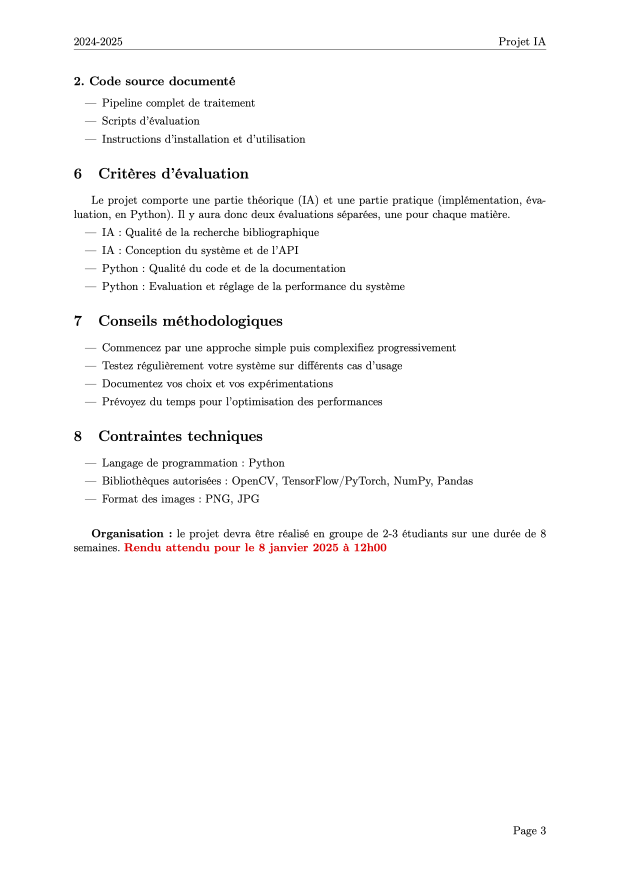
#> input picture data/caracteres/page.png, 2480 x 3507 px (shown at 1/4 size)
$ python Extract.py
#> lines starting #> are read from the running program, lines starting #| are printed output that depends on the picture; after the words box and inside, x2 and y2 are one past the last pixel; in counts of white or black regions, pixels touching at a corner belong together
### Tools.py
import cv2
import numpy as np


# Choix de l'image
# [14 lines left out: function Choix, not called in this run]


# Image binaire
def Gaussian_Threshold(image):
    binary_image = cv2.adaptiveThreshold(
        image, 255, cv2.ADAPTIVE_THRESH_GAUSSIAN_C, cv2.THRESH_BINARY_INV, 11, 2
    )  # 11 => espace autour du pixel, 2 => Constante pour jouer avec la moyenne
    return binary_image


# [5 lines left out: function Mean_Threshold, not called in this run]


def Threshold(image):
    binary_image = cv2.threshold(image, 125, 255, cv2.THRESH_BINARY_INV)
    return binary_image


def Components_detection(image, binary_image, nom, y_tolerance=15):
    num_labels, labels, stats, centroids = cv2.connectedComponentsWithStats(
        binary_image
    )

    # Charger l'image en couleur pour affichage
    color_image = cv2.cvtColor(image, cv2.COLOR_GRAY2BGR)
    components = []

    # Taille de l'image pour éviter les composantes trop grandes (dans plan)
    img_h, img_w = image.shape

    # Collecter les composantes valides
    for i in range(1, num_labels):  # Ignorer le fond (0)
        x, y, w, h, area = stats[i]

        # Éviter les zones trop petites ou trop grandes
        if 50 < area < (0.5 * img_h * img_w) and w > 0 and h > 0:
            # Copie pour éviter les conflits
            roi = image[y : y + h, x : x + w].copy()
            components.append((roi, (x, y, w, h)))

    # Vérification avant de trier
    if not components:
        print("Aucune composante valide trouvée !")
        return color_image, []

    # Trier les composantes avec tolérance pour y (une fourchette y)
    sorted_components = []
    while components:
        base_component = components.pop(0)  # Récupérer et supprimer le premier élément
        line = [base_component]

        remaining_components = []  # Nouvelle liste pour les composants restants

        for component in components:
            # Vérifier que les dimensions sont cohérentes avant comparaison
            if len(component) != 2 or len(base_component) != 2:
                print(
                    f"Composante incorrecte ignorée : {(component[1][0],components[1][1])}"
                )
                continue

            # Comparer les positions en y pour regrouper sur une ligne
            if abs(component[1][1] - base_component[1][1]) <= y_tolerance:
                line.append(component)
            else:
                remaining_components.append(component)  # Garde les composants non liés

        # Mettre à jour les composants
        components = remaining_components

        # Trier les composants de la ligne horizontalement (par x)
        line.sort(key=lambda c: c[1][0])
        sorted_components.extend(line)

    # Dessiner les rectangles et afficher les numéros
    for idx, (roi, (x, y, w, h)) in enumerate(sorted_components):
        cv2.rectangle(
            color_image, (x, y), (x + w, y + h), (0, 0, 255), 2
        )  # Rectangle rouge
        if idx % 5 == 0:
            # Placer le texte à une hauteur constante (au-dessus de la composante)
            cv2.putText(
                color_image,
                f"{idx}",  # Numéro de composante
                (x, max(0, y - 10)),  # Fixer la hauteur à 10 pixels au-dessus
                cv2.FONT_HERSHEY_SIMPLEX,
                0.7,  # Taille du texte réduite
                (255, 0, 0),  # Couleur bleue
                2,
            )

    print(f"Nombre de composantes : {len(sorted_components)}")
    return color_image, sorted_components


# Retourne une composante précise
def get_Components(components, idx):
    return components[idx]


# [52 lines left out: functions display_components, resize_with_aspect_ratio, Display, not called in this run]

### Extract.py
import cv2
import numpy as np
import os
import Tools


def extract_hu_moments(image):
    """Extrait les moments de Hu de l'image binaire."""
    gray = cv2.cvtColor(image, cv2.COLOR_BGR2GRAY) if len(image.shape) == 3 else image
    moments = cv2.moments(gray)
    hu_moments = cv2.HuMoments(moments).flatten()
    return np.log1p(np.abs(hu_moments))  # Compression de l'échelle avec log(1 + abs(x))


def extract_histogram(image, bins=32):
    """Extrait un histogramme normalisé des couleurs ou des niveaux de gris."""
    if len(image.shape) == 3:  # Image couleur
        hist = []
        for i in range(3):  # Canaux B, G, R
            hist_channel = cv2.calcHist([image], [i], None, [bins], [0, 256])
            hist.append(hist_channel.flatten())
        hist = np.concatenate(hist)
    else:  # Image en niveaux de gris
        hist = cv2.calcHist([image], [0], None, [bins], [0, 256]).flatten()
    return hist / np.sum(hist)  # Normalisation de l'histogramme


def normalize_features(features):
    """Normalise les caractéristiques pour qu'elles aient une moyenne de 0 et un écart-type de 1."""
    mean = np.mean(features, axis=0)
    std = np.std(features, axis=0)
    return (features - mean) / (
        std + 1e-8
    )  # Évite la division par 0 avec un petit epsilon


def extract_features_from_rois(rois):
    """Extrait et combine les caractéristiques des ROIs (moments de Hu + histogrammes)."""
    features = []
    for roi, coords in rois:
        x, y, w, h = coords
        hu_moments = extract_hu_moments(roi)  # 7 moments
        histogram = extract_histogram(roi, bins=32)  # 32 valeurs
        combined_features = np.concatenate([hu_moments, histogram])  # Taille : 39
        features.append(combined_features)
    features_array = np.array(features)

    # Vérification des dimensions
    print(f"Features from ROIs shape: {features_array.shape}")
    return features_array


def process_reference_images(reference_directory):
    """
    Charge les images de référence depuis un dossier,
    extrait leurs caractéristiques, et leur associe un label.
    """
    reference_features = []
    labels = []
    for filename in os.listdir(reference_directory):
        file_path = os.path.join(reference_directory, filename)
        image = cv2.imread(file_path, cv2.IMREAD_GRAYSCALE)
        if image is not None:
            # Extraire les caractéristiques de l'image de référence
            hu_moments = extract_hu_moments(image)  # 7 moments

            print(f"Hu moments shape: {hu_moments.shape}")
            histogram = extract_histogram(image, bins=32)  # 32 valeurs

            print(f"Histogram shape: {histogram.shape}")
            combined_features = np.concatenate([hu_moments, histogram])  # Taille : 39
            reference_features.append(combined_features)
            labels.append(filename)  # Le nom du fichier peut servir de label

    reference_features_array = np.array(reference_features)

    # Vérification des dimensions
    print(f"Reference features shape: {reference_features_array.shape}")
    return reference_features_array, labels


def process_data(rois, reference_directory):
    """
    1. Extrait les caractéristiques des ROIs.
    2. Extrait les caractéristiques des images de référence.
    3. Normalise toutes les caractéristiques ensemble.
    """
    reference_directory = f"{reference_directory}/catalogue"
    # Extraire les caractéristiques des ROIs
    roi_features = extract_features_from_rois(rois)

    # Extraire les caractéristiques des images de référence
    reference_features, reference_labels = process_reference_images(reference_directory)

    # Combiner les caractéristiques des ROIs et des références pour normalisation
    all_features = np.vstack([roi_features, reference_features])
    normalized_features = normalize_features(all_features)

    # Séparer les caractéristiques normalisées
    normalized_roi_features = normalized_features[: len(roi_features)]
    normalized_reference_features = normalized_features[len(roi_features) :]

    return normalized_roi_features, normalized_reference_features, reference_labels


def encode_labels(labels):
    """
    Encode des labels uniques (par ex. noms de fichiers) en entiers.
    Retourne les labels encodés et un dictionnaire pour déchiffrer.
    """
    unique_labels = list(set(labels))  # Identifie les labels uniques
    label_to_int = {
        label: idx for idx, label in enumerate(unique_labels)
    }  # Mapping label -> entier
    int_to_label = {
        idx: label for label, idx in label_to_int.items()
    }  # Mapping inverse
    encoded_labels = [
        label_to_int[label] for label in labels
    ]  # Convertit les labels en entiers
    return np.array(encoded_labels), label_to_int, int_to_label


def get_caracteristics(nom, images):
    """
    Recupère toutes les caractéristiques des ROIs et des Datasets
    """
    rois = images
    reference_directory = nom
    X_rois, X_references, labels_references = process_data(rois, reference_directory)
    return X_rois, X_references, labels_references


if __name__ == "__main__":
    # Exemple d'utilisation
    # ROIs : tableau contenant les régions d'intérêt (exemple : extrait depuis un document)
    # Répertoire contenant les images de référence
    reference_directory = "data/caracteres"
    nom = f"{reference_directory}/page.png"
    image = cv2.imread(nom, cv2.IMREAD_GRAYSCALE)
#> image: shape (3507, 2480); min 0, max 255, mean 249.5
    binary_image = Tools.Gaussian_Threshold(image)
#> in Gaussian_Threshold, `binary_image = cv2.adaptiveThreshold( image, 255, cv2.ADAPTIVE_THRESH_..`:
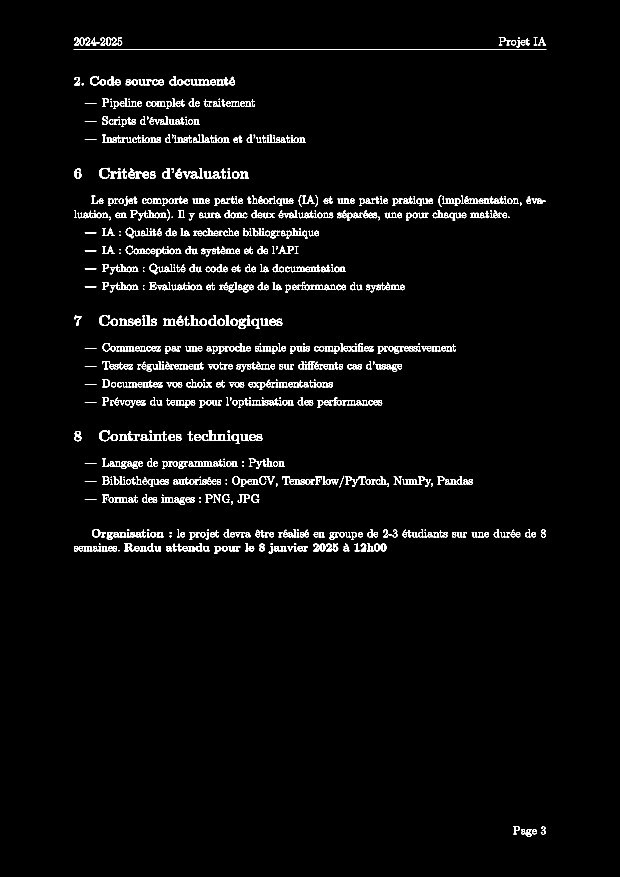
#> binary_image: shape (3507, 2480) (shown at 1/4 size); 2.3% white; 1049 white regions, largest, box (x1, y1, x2, y2) and area: (295, 197, 2185, 199) 3780, (652, 1275, 704, 1303) 702, (954, 1275, 984, 1315) 577
    _, rois = Tools.Components_detection(image, binary_image, nom)
#> in Components_detection, `num_labels, labels, stats, centroids = cv2.connectedComponentsWithStat..`:
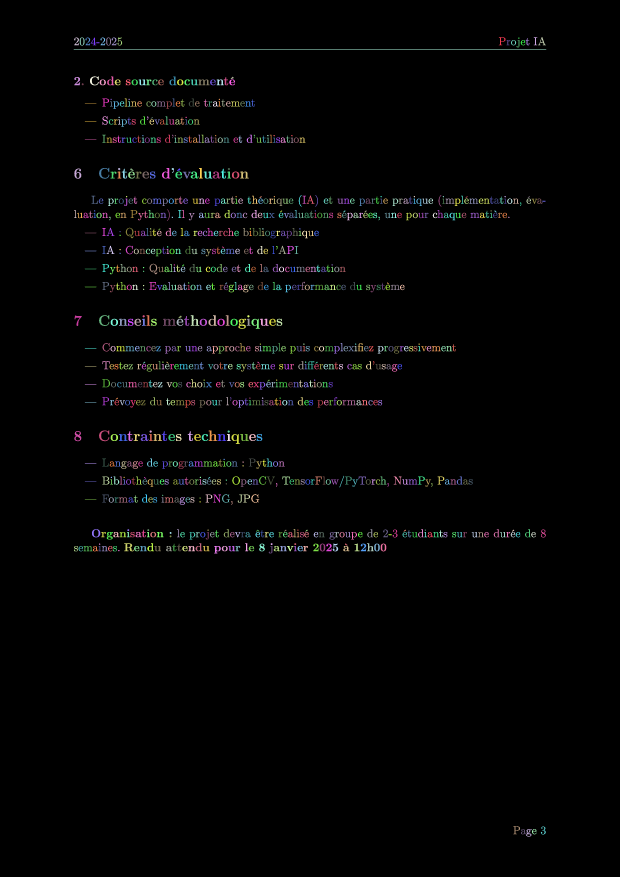
#> labels: shape (3507, 2480) int32 (shown at 1/4 size); 1050 distinct labels, from 0 to 1049; one colour per label, 0 black
#> in Components_detection, `num_labels, labels, stats, centroids = cv2.connectedComponentsWithStat..`: num_labels = 1050; stats = 1050 rows, first 6: [0, 0, 2480, 3507, 8499134], [1995, 149, 27, 32, 283], [2135, 149, 14, 32, 176], [2152, 148, 32, 33, 273], [297, 150, 19, 31, 238], [319, 150, 19, 32, 248]; centroids = 1050 pairs, first value 300.7 to 2175.1, second value 152.1 to 3330.8
#> the loop in Components_detection, `for i in range(1, num_labels):` made 1049 passes
#> pass 1, in Components_detection, `roi = image[y : y + h, x : x + w].copy()`:
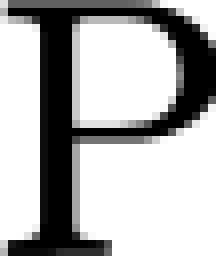
#> roi: shape (32, 27) (shown 8 times larger); min 0, max 255, mean 175.6
#> pass 3, in Components_detection, `roi = image[y : y + h, x : x + w].copy()`:
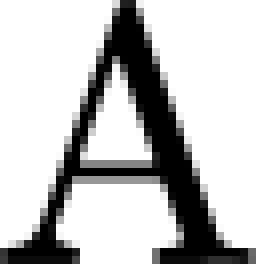
#> roi: shape (33, 32) (shown 8 times larger); min 0, max 255, mean 192.6
#> after the loop in Components_detection, `for i in range(1, num_labels):`: components = 934 items
#> the loop in Components_detection, `while components:` made 42 passes
#> the loop in Components_detection, `for idx, (roi, (x, y, w, h)) in enumerate(sorted_components):` made 934 passes
#> (x, y, w, h) on passes 1 to 3: (297, 150, 19, 31), (319, 150, 19, 32), (342, 150, 19, 31)
#> after the loop in Components_detection, `for idx, (roi, (x, y, w, h)) in enumerate(sorted_components):`:
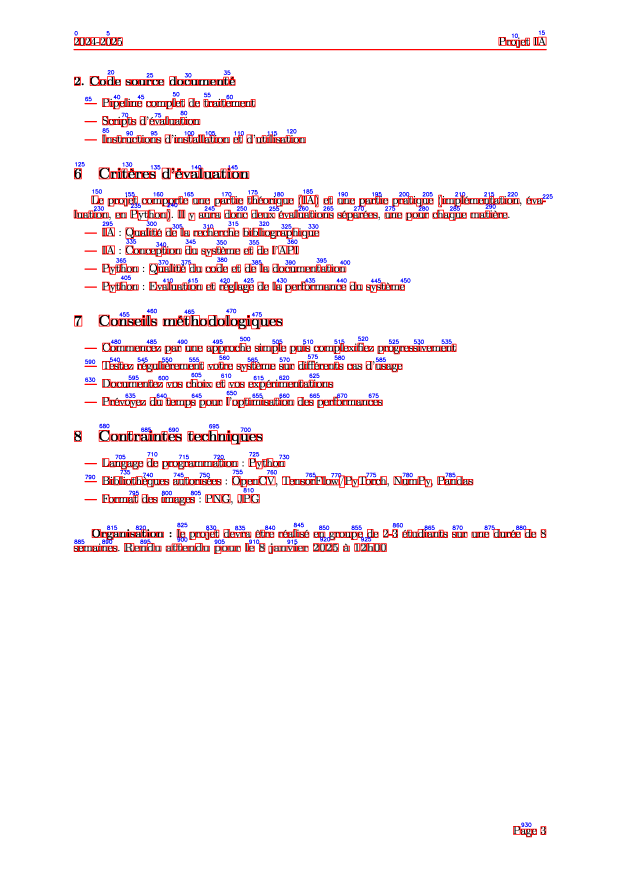
#> color_image: shape (3507, 2480, 3) (shown at 1/4 size); mean B, G, R 243.5, 241.7, 248.8
#| Nombre de composantes : 934
#> rois = 934 items

    # Extraction et normalisation des données
    X_rois, X_references, labels_references = process_data(rois, reference_directory)
#> the loop in extract_features_from_rois, `for roi, coords in rois:` made 934 passes
#> coords on passes 27 to 29: (609, 318, 22, 23), (632, 318, 23, 23), (678, 306, 28, 35)
#> in extract_features_from_rois, `features_array = np.array(features)`:
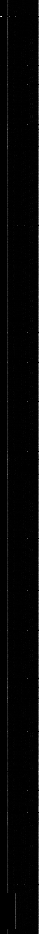
#> features_array: shape (934, 39) float64; min 0, max 1.45, mean 0.0257; drawn with min black and max white
#| Features from ROIs shape: (934, 39)
#> (the run stopped early here; a loop or call above may not have finished)

$ run again, with data/plans/catalogue/luminaire_07.png copied over data/caracteres/page.png
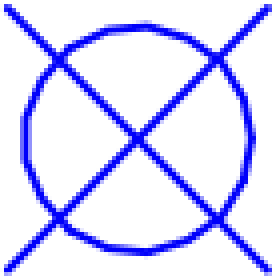
#> input picture data/plans/catalogue/luminaire_07.png, 69 x 70 px (shown 4 times larger)
#> in Gaussian_Threshold, `binary_image = cv2.adaptiveThreshold( image, 255, cv2.ADAPTIVE_THRESH_..`:
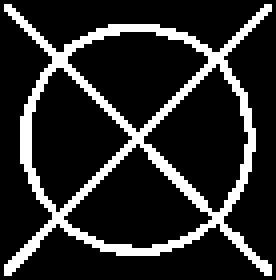
#> binary_image: shape (70, 69) (shown 4 times larger); 16.7% white in thin lines or dots
#> labels: shape (70, 69) int32; values 0 (black) and 1 (white), 16.7% white in thin lines or dots
#> num_labels = 2; stats = [[0, 0, 69, 70, 4023], [1, 1, 67, 68, 807]]; centroids = [[34.07, 34.44], [33.63, 34.82]]
#> the loop in Components_detection, `for i in range(1, num_labels):` made 1 pass
#> after the loop in Components_detection, `for i in range(1, num_labels):`: components = 1 item
#> the loop in Components_detection, `while components:` made 1 pass
#> the loop in Components_detection, `for idx, (roi, (x, y, w, h)) in enumerate(sorted_components):` made 1 pass
#> (x, y, w, h) on pass 1: (1, 1, 67, 68)
#> after the loop in Components_detection, `for idx, (roi, (x, y, w, h)) in enumerate(sorted_components):`:
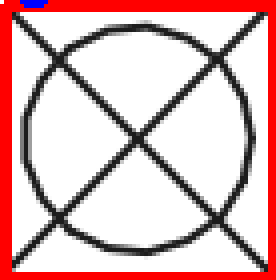
#> color_image: shape (70, 69, 3) (shown 4 times larger); mean B, G, R 187.6, 187, 221.7
#| Nombre de composantes : 1
#> the loop in extract_features_from_rois, `for roi, coords in rois:` made 1 pass
#| Features from ROIs shape: (1, 39)
